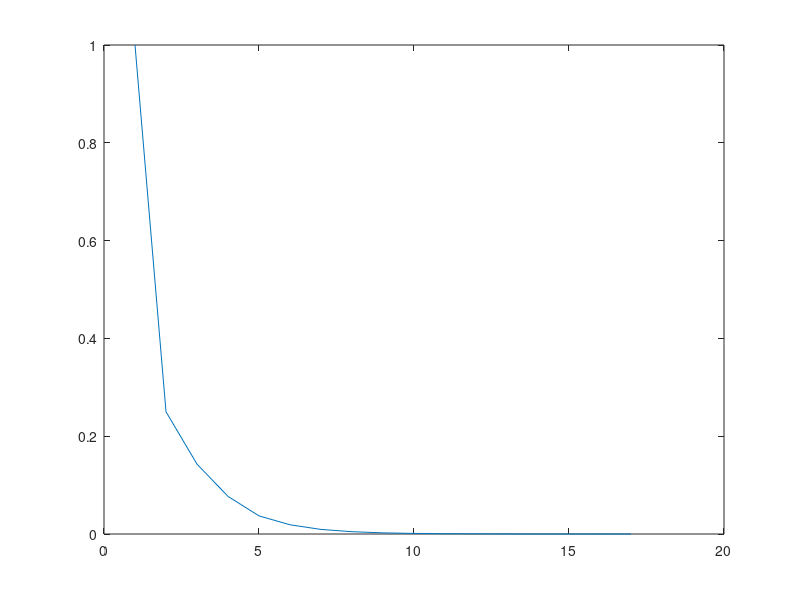

Write the MATLAB code that produced this figure.
clc;
f = @(x)2.5*x.^2- 3 * x + 0.5;
#fplot(f,[-1, 2]);
#grid;

xl=0.3;
xu = 1.5;
fxl = f(xl);
fxu = f(xu);

if fxl * fxu > 0
  printf("Root is not exists in range %f to %f", xl, xu);
  return;
endif

es = 0.00001;
cnt = 0;
oldxm = 0;
while 1
  cnt = cnt + 1;
  xm = (xl + xu) / 2;
  fxm = f(xm);
  ea = abs(xm - oldxm) / xm;
  err(cnt)=ea;
  printf("%f %f %f %f %d\n", xl, xu, xm, ea, cnt);
  if fxm == 0
    printf("Root found at %f after %d iteration\n\n", xm, cnt);
    break;
  elseif ea < es
    printf("Root found at %f after %d iteration with less error\n\n", xm, cnt);
    break;
  endif
  oldxm = xm;
  if fxl * fxm > 0
    xl = xm;
  else
    xu = xm;
  endif
endwhile
plot(err);
